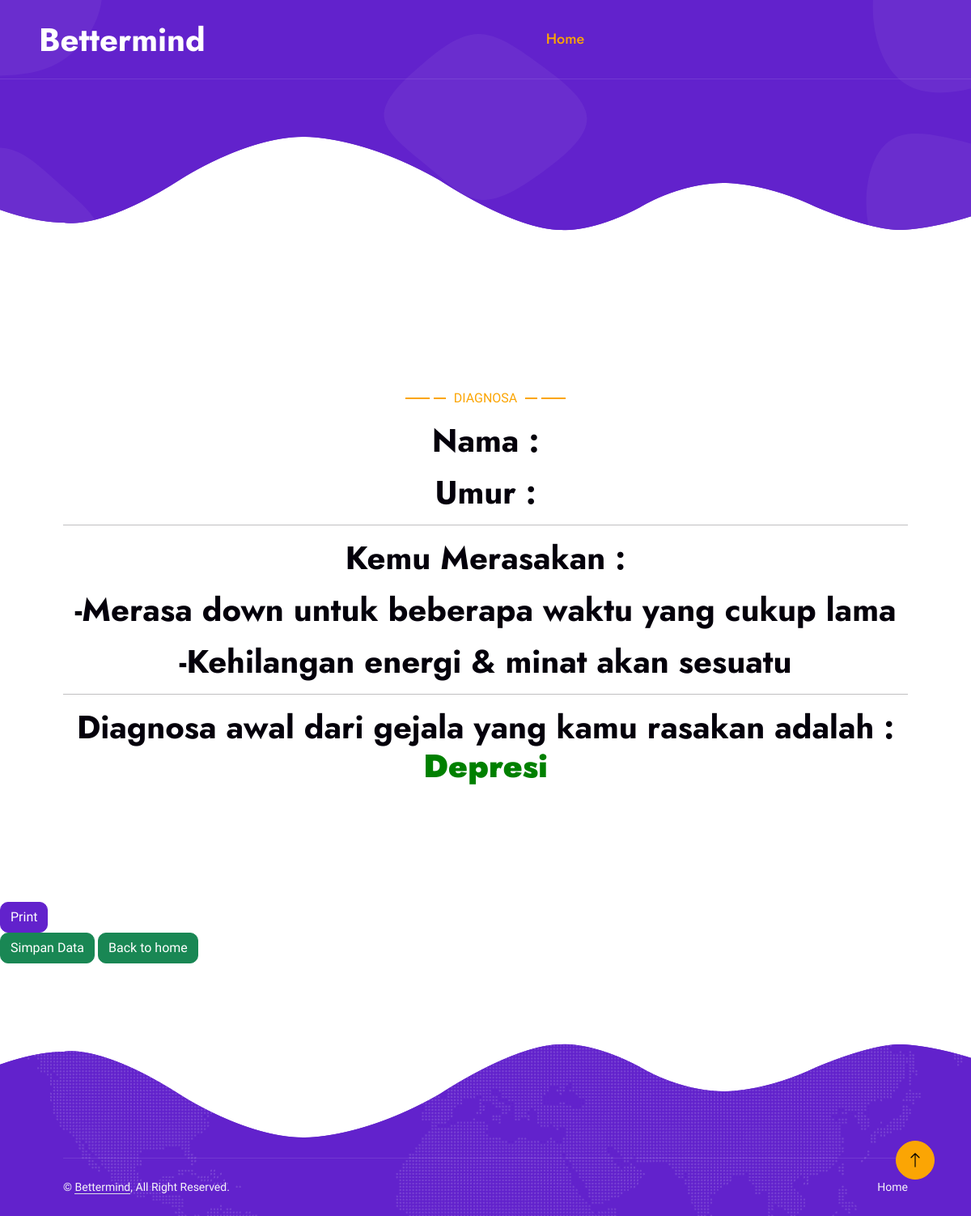
/solusi.php?kode=D1, run on the app's committed database.
### tables this page shows
CREATE TABLE `tb_kesimpulan` (
  `kode_kesimpulan` int(11) NOT NULL,
  `solusi` varchar(50) NOT NULL,
  `fakta` varchar(100) NOT NULL,
  `oleh` varchar(100) NOT NULL,
  `status` varchar(100) NOT NULL
);

CREATE TABLE `tb_solusi` (
  `kode_solusi` varchar(50) NOT NULL,
  `isi_solusi` varchar(200) NOT NULL
);

### solusi.php (the view, shortened to what this page needs)
<!DOCTYPE html>
<html lang="id">
<head>
    <link href="https://cdnjs.cloudflare.com/ajax/libs/font-awesome/5.10.0/css/all.min.css" rel="stylesheet">
    <link href="https://cdn.jsdelivr.net/npm/bootstrap-icons@1.4.1/font/bootstrap-icons.css" rel="stylesheet">
    <link href="lib/animate/animate.min.css" rel="stylesheet">
    <link href="lib/owlcarousel/assets/owl.carousel.min.css" rel="stylesheet">
    <link href="lib/lightbox/css/lightbox.min.css" rel="stylesheet">
    <link href="css/bootstrap.min.css" rel="stylesheet">
    <link href="css/style.css" rel="stylesheet">
</head>
<body>
    <div class="container-xxl bg-white p-0">
        <div class="container-xxl position-relative p-0">
            <nav class="navbar navbar-expand-lg navbar-light px-4 px-lg-5 py-3 py-lg-0">
                <a href="index.php" class="navbar-brand p-0">
                    <h1 class="m-0">Bettermind</h1>
                </a>
                <div class="collapse navbar-collapse" id="navbarCollapse">
                    <div class="navbar-nav mx-auto py-0">
                        <a href="index.php" class="nav-item nav-link active">Home</a>
                    </div>
                </div>
            </nav>
            <div class="container-xxl py-5 bg-primary hero-header">
                <div class="container my-5 py-5 px-lg-5">
                </div>
            </div>
        </div>
        <div class="container-xxl py-5 wow fadeInUp" data-wow-delay="0.1s">
            <div class="container py-5 px-lg-5">
                <p class="section-title text-secondary justify-content-center"><span></span>Diagnosa<span></span></p>
                <h1 class="text-center mb-5">
                <form method="post" action="solusi.php" enctype="multipart/form-data" role="form">
                <?php
                include ('koneksi.php');
                echo "<p>Nama : ".$_SESSION['nama']."</p>";
                echo "<p>Umur : ".$_SESSION['umur']."</p>";
                    if(isset($_GET['kode'])){
                        $kode=$_GET['kode'];
                    }
                ?>
                <hr>
                <p>Kemu Merasakan :</p>
                <?php
                 include "fungsi.php";
                 solusi($kode);
                ?>
                <hr>
                <?php
                $sql = "SELECT * from tb_solusi WHERE kode_solusi='$kode'";
                $data = mysqli_query($connect,$sql);
                $row = mysqli_fetch_assoc($data);
                if ($row['kode_solusi']=="X") {
                     echo "<center><p><strong style='color:black'>Kami belum bisa memastikan diagnosa awal dari gejala yang anda rasakan</strong></p></center><hr>";
                     ?>
                        <div class="card bg-dark">
                             <h5 class="card-header">Pengguna menambah fakta baru</h5>
                            <div class="card-body">
                             <form action="solusi.php" method="post">
                              <div class="form-group">
                                <label for="exampleFormControlSelect1">Pilih Diagnosa :</label>
                                <select name="solusi" class="form-control" id="exampleFormControlSelect2">
                                <?php
                                include "koneksi.php";
                                $sql = "SELECT * from tb_solusi";
                                $data = mysqli_query($connect,$sql);
                                while ($row = mysqli_fetch_assoc($data)) {
                                   if ($row['isi_solusi']!="X") {
                                    echo '<option value="'.$row["isi_solusi"].'">'.$row["isi_solusi"].'</option>';
                                 }
                                }
                                ?>
                                </select>
                              </div>
                              <div class="form-group">
                                <label for="exampleFormControlInput2">Masukan gejala:</label>
                                <input type="text" name="fakta" class="form-control" id="exampleFormControlInput1" placeholder="contoh : Suka melamun">
                              </div>
                              <input type="submit" class="btn btn-info" name="masukan">
                            </form>
                            </div>
                        </div>
                     <?php
                }
                else{
                    echo "<p>Diagnosa awal dari gejala yang kamu rasakan adalah : <strong style='color:green'>".$row['isi_solusi']."</strong></p>";
                }
                ?>
            </form>
            </div>
        </div>
        <div class="print">
                <button onclick="window.print()" class="btn btn-primary align-items-center">Print</button>
        </div>
        <a href="simpan-data.php"><button type="button" class="btn btn-success">Simpan Data</button></a>
        <a href="index.php"><button type="button" class="btn btn-success">Back to home</button></a>
        <div class="container-fluid bg-primary text-light footer wow fadeIn" data-wow-delay="0.1s">
            <div class="container px-lg-5">
                <div class="copyright">
                    <div class="row">
                        <div class="col-md-6 text-center text-md-start mb-3 mb-md-0">
                            &copy; <a class="border-bottom" href="#">Bettermind</a>, All Right Reserved.
                        </div>
                        <div class="col-md-6 text-center text-md-end">
                            <div class="footer-menu">
                                <a href="index.php">Home</a>
                            </div>
                        </div>
                    </div>
                </div>
            </div>
        </div>
        <a href="#" class="btn btn-lg btn-secondary btn-lg-square back-to-top"><i class="bi bi-arrow-up"></i></a>
    </div>
</body>
</html>

### fungsi.php (shortened to what this page needs)
<?php
function kesimpulan($diagnosa){
    include 'koneksi.php';
    $sql = "SELECT * from tb_kesimpulan WHERE solusi='$diagnosa' AND status='setuju'";
    $data = mysqli_query($connect,$sql);
    while ($row = mysqli_fetch_assoc($data)) {
        echo '<p>-'.$row['fakta'].'</p>';
    }
}
function solusi($kode){
    if ($kode=='D1') {
        $diagnosa = "Depresi";
        kesimpulan($diagnosa);
    }
}
?>

### css/style.css (style rules this page uses)
:root { --primary: #6222CC; --secondary: #FBA504; --light: #F6F4F9; --dark: #04000B; }
.back-to-top { position: fixed; display: none; right: 45px; bottom: 45px; z-index: 99; }
h1, h2, .fw-bold { font-weight: 700 !important; }
.btn { font-weight: 500; transition: .5s; }
.btn-lg-square { width: 48px; height: 48px; }
.btn-square, .btn-sm-square, .btn-lg-square { padding: 0; display: flex; align-items: center; justify-content: center; font-weight: normal; border-radius: 50px; }
.navbar-light .navbar-nav .nav-link { position: relative; margin-right: 25px; padding: 35px 0; font-family: 'Jost', sans-serif; font-size: 18px; font-weight: 500; color: var(--light) !important; outline: none; transition: .5s; }
.navbar-light .navbar-nav .nav-link:hover, .navbar-light .navbar-nav .nav-link.active { color: var(--secondary) !important; }
.navbar-light .navbar-brand h1 { color: #FFFFFF; }
@media (min-width: 992px) { .navbar-light { position: absolute; width: 100%; top: 0; left: 0; border-bottom: 1px solid rgba(256, 256, 256, .1); z-index: 999; } }
.hero-header { margin-bottom: 6rem; padding: 18rem 0; background: url(../img/blob-top-left.png), url(../img/blob-top-right.png), url(../img/blob-bottom-left.png), url(../img/blob-bottom-right.png), url(../img/blob-center.png), url(../img/bg-bottom.png); background-position: left 0px top 0px, right 0px top 0px, left 0px bottom 0px, right 0px bottom 0px, center center, center bottom; background-repeat: no-repeat; }
.section-title { position: relative; display: flex; align-items: center; font-weight: 500; text-transform: uppercase; }
.section-title span:first-child, .section-title span:last-child { position: relative; display: inline-block; margin-right: 30px; width: 30px; height: 2px; }
.section-title span:last-child { margin-right: 0; margin-left: 30px; }
.section-title span:first-child::after, .section-title span:last-child::after { position: absolute; content: ""; width: 15px; height: 2px; top: 0; right: -20px; }
.section-title span:last-child::after { right: auto; left: -20px; }
.section-title.text-secondary span:first-child, .section-title.text-secondary span:last-child, .section-title.text-secondary span:first-child::after, .section-title.text-secondary span:last-child::after { background: var(--secondary); }
.footer { margin-top: 6rem; padding-top: 9rem; background: url(../img/bg-top.png), url(../img/map.png); background-position: center top, center center; background-repeat: no-repeat; }
.footer .copyright { padding: 25px 0; font-size: 14px; border-top: 1px solid rgba(256, 256, 256, .1); }
.footer .copyright a { color: var(--light); }
.footer .footer-menu a { margin-right: 15px; padding-right: 15px; border-right: 1px solid rgba(255, 255, 255, .1); }
.footer .footer-menu a:last-child { margin-right: 0; padding-right: 0; border-right: none; }

### data on the page
tb_kesimpulan: fakta "Merasa down untuk beberapa waktu yang cukup lama"
tb_kesimpulan: fakta "Kehilangan energi & minat akan sesuatu"
tb_solusi: isi_solusi "Depresi"
